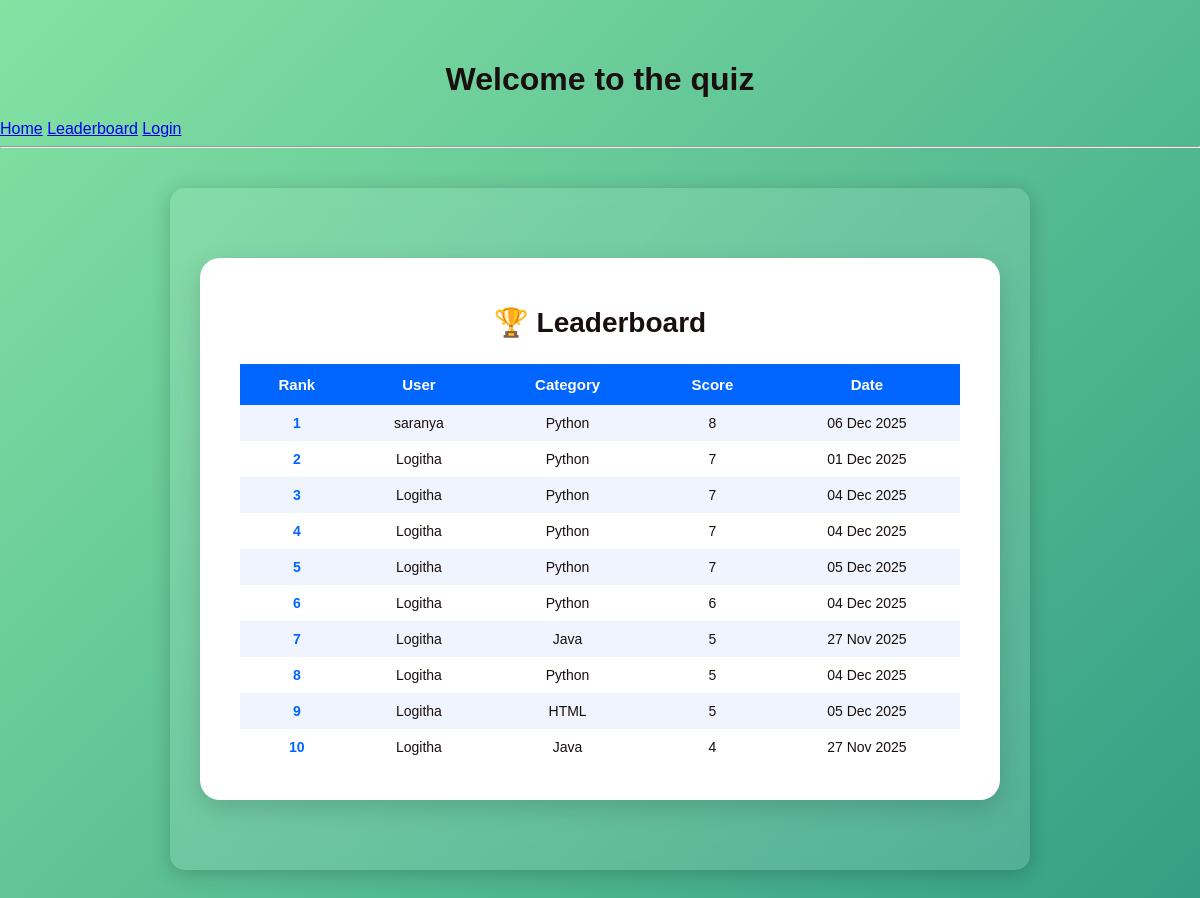
Page /leaderboard/ (signed in) on the committed database.
### quizz/models.py (models this page shows, shortened)
class QuizResult(models.Model):
    user = models.ForeignKey(User, on_delete=models.CASCADE)
    category = models.ForeignKey(Category, on_delete=models.CASCADE)
    score = models.IntegerField()
    total = models.IntegerField()
    created_at = models.DateTimeField(auto_now_add=True)

class Category(models.Model):
    name = models.CharField(max_length=100)
    slug = models.SlugField(unique=True)

### quizz/views.py (the view)
# urls.py: path('leaderboard/', views.leaderboard, name="leaderboard"),
@login_required
def leaderboard(request):
    results = QuizResult.objects.all().order_by('-score', 'created_at')[:10]
    return render(request, "quizz/leaderboard.html", {"results": results})

### quizz/templates/quizz/leaderboard.html
{% extends "quizz/base.html" %}
{% load static %}
{% block content %}
<div class="leaderboard-container">
    <div class="leaderboard-card">
        <h2 class="lb-title">🏆 Leaderboard</h2>
        <table>
            <tr>
                <th>Rank</th>
                <th>User</th>
                <th>Category</th>
                <th>Score</th>
                <th>Date</th>
            </tr>
            {% for result in results %}
            <tr>
                <td><a class="rank-link">{{ forloop.counter }}</a></td>
                <td>{{ result.user.username }}</td>
                <td>{{ result.category.name }}</td>
                <td>{{ result.score }} </td>
                <td>{{ result.created_at|date:"d M Y" }}</td>
            </tr>
            {% endfor %}
        </table>
    </div>
</div>
{% endblock %}

### quizz/templates/quizz/base.html (shortened to what this page needs)
{% load static %}
<!DOCTYPE html>
<html lang="en">
<head>
    <link rel="stylesheet" href="{% static 'quizz/styles.css' %}">
    <link rel="stylesheet" href="{% static 'quizz/auth.css' %}">
</head>
<body>
  <header>
    <h1><center>Welcome to the quiz</center></h1>
    <nav><a href="{% url 'index' %}">Home</a>
      <a href="{% url 'leaderboard' %}">Leaderboard</a>
      <a href="{% url 'login' %}">Login</a>
    </nav>
    <hr>
  </header>
  <div class="container">
    {% block content %}{% endblock %}
  </div>
</body>
</html>

### quizz/static/quizz/styles.css (style rules this page uses)
body { margin: 0; padding: 40px 0; font-family: "Poppins", sans-serif; background: linear-gradient(135deg, #84e2a3, #329d84); color: #190f0f; }
.container { width: 85%; max-width: 800px; margin: 40px auto; background: rgba(255,255,255,0.12); padding: 30px; border-radius: 15px; backdrop-filter: blur(10px); box-shadow: 0 4px 20px rgba(0,0,0,0.2); }
.leaderboard-container { display: flex; justify-content: center; align-items: center; padding: 40px 0; }
.leaderboard-card { width: 750px; background: white; padding: 25px 40px; border-radius: 20px; box-shadow: 0 8px 25px rgba(0,0,0,0.15); animation: fadeIn 0.5s ease-in-out; }
.lb-title { text-align: center; font-size: 28px; font-weight: bold; margin-bottom: 25px; }
table { width: 100%; border-collapse: collapse; margin-bottom: 10px; }
th { background: #0066ff; color: white; padding: 12px; font-size: 15px; }
td { padding: 10px; text-align: center; font-size: 14px; }
tr:nth-child(even) { background: #f0f4ff; }
.rank-link { color: #0066ff; font-weight: bold; text-decoration: none; }

### rows in the picture
QuizResult: user.username "saranya", category.name "Python", score "8", created_at "06 Dec 2025"
QuizResult: user.username "Logitha", category.name "Python", score "7", created_at "01 Dec 2025"
QuizResult: user.username "Logitha", category.name "Python", score "7", created_at "04 Dec 2025"
QuizResult: user.username "Logitha", category.name "Python", score "7", created_at "04 Dec 2025"
QuizResult: user.username "Logitha", category.name "Python", score "7", created_at "05 Dec 2025"
QuizResult: user.username "Logitha", category.name "Python", score "6", created_at "04 Dec 2025"
QuizResult: user.username "Logitha", category.name "Java", score "5", created_at "27 Nov 2025"
QuizResult: user.username "Logitha", category.name "Python", score "5", created_at "04 Dec 2025"
QuizResult: user.username "Logitha", category.name "HTML", score "5", created_at "05 Dec 2025"
QuizResult: user.username "Logitha", category.name "Java", score "4", created_at "27 Nov 2025"
